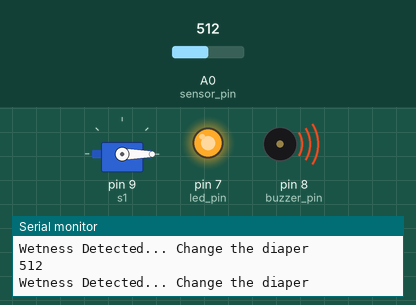
Simulated run of this sketch. Board: Arduino Uno, built with avr-gcc and run on an emulated ATmega328P. On the bench: servo, output pins drawn as LEDs (lit = HIGH), buzzer (waves = sounding, pin HIGH), the last lines printed to the serial monitor. Inputs (shaded band) come from the test bench; at power-on: A0 (sensor_pin) = 512.

Above: at 2.8 s.
2.9 s: A0 (sensor_pin) set to 105
6.4 s: A0 (sensor_pin) set to 95
At 7.25 s:
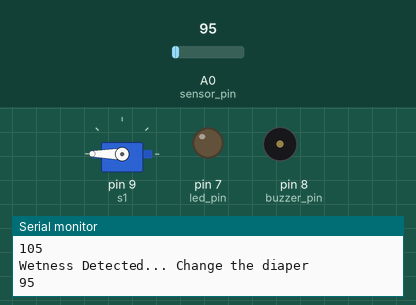
10.6 s: A0 (sensor_pin) set to 122
At 11.25 s:
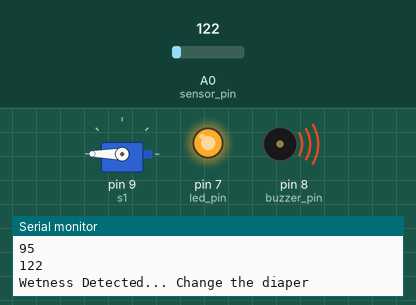
14.8 s: A0 (sensor_pin) set to 90
At 15.75 s:
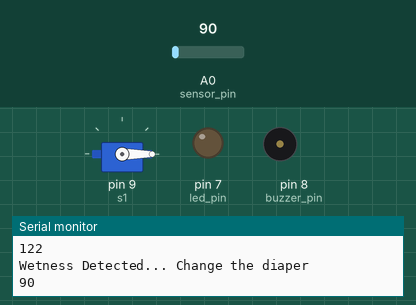
Timing chart, 0 to 19.5 s (numbered marks = the images above; inputs shaded):
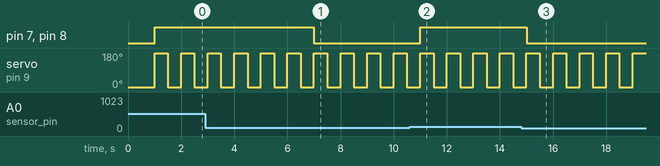

The sketch:

2OBJs.ino
```cpp
#include <Servo.h>

Servo s1;

int sensor_pin = A0;
int led_pin = 7; // Pin for LED
int buzzer_pin = 8; // Pin for Buzzer

// Timers
unsigned long previousMillisServo = 0;
unsigned long previousMillisSensor = 0;
unsigned long previousMillisBuzzer = 0;
unsigned long previousMillisCycle = 0;

const unsigned long servoInterval = 500;   // Servo oscillation delay
const unsigned long sensorInterval = 1000; // Moisture check interval
const unsigned long buzzerInterval = 1000; // Buzzer and LED active duration
const unsigned long activeDuration = 20000; // Active phase duration
const unsigned long idleDuration = 10000;  // Idle phase duration

bool isActivePhase = true;
bool servoDirection = true; // To toggle servo direction
bool buzzerActive = false;

void setup() {
  // Initialize serial communication
  Serial.begin(9600);

  // Attach the servo to pin 9
  s1.attach(9);

  // Set pin modes
  pinMode(sensor_pin, INPUT);
  pinMode(led_pin, OUTPUT);
  pinMode(buzzer_pin, OUTPUT);

  s1.write(0); // Initialize servo to 0 degrees
}

void loop() {
  unsigned long currentMillis = millis();

  // Switch between active and idle phases
  if (isActivePhase && currentMillis - previousMillisCycle >= activeDuration) {
    isActivePhase = false;
    previousMillisCycle = currentMillis;
    s1.write(0); // Stop servo in idle phase
  } else if (!isActivePhase && currentMillis - previousMillisCycle >= idleDuration) {
    isActivePhase = true;
    previousMillisCycle = currentMillis;
  }

  // Handle servo motor during active phase
  if (isActivePhase && currentMillis - previousMillisServo >= servoInterval) {
    previousMillisServo = currentMillis;
    if (servoDirection) {
      s1.write(0); // Move to 0 degrees
    } else {
      s1.write(180); // Move to 180 degrees
    }
    servoDirection = !servoDirection; // Toggle direction
  }

  // Continuous moisture detection
  if (currentMillis - previousMillisSensor >= sensorInterval) {
    previousMillisSensor = currentMillis;

    int sensor_data = analogRead(sensor_pin);
    Serial.println(sensor_data);

    if (sensor_data >= 100 && sensor_data <= 1000) {
      Serial.println("Wetness Detected... Change the diaper");
      buzzerActive = true;
      previousMillisBuzzer = currentMillis; // Start buzzer timer
    }
  }

  // Handle buzzer and LED when wetness is detected
  if (buzzerActive) {
    if (currentMillis - previousMillisBuzzer <= buzzerInterval) {
      digitalWrite(led_pin, HIGH);
      digitalWrite(buzzer_pin, HIGH);
    } else {
      digitalWrite(led_pin, LOW);
      digitalWrite(buzzer_pin, LOW);
      buzzerActive = false; // Stop the buzzer after duration
    }
  }
}
```

Measured:
- the behaviour switches between 100 and 99 on A0 (sensor_pin) (found by bisection; images 0 and 1)
- after the input at 6.4 s, pin 7 (led_pin), pin 8 (buzzer_pin): HIGH → LOW after 0.60 s
- after the input at 10.6 s, pin 7 (led_pin), pin 8 (buzzer_pin): LOW → HIGH after 0.40 s
- after the input at 14.8 s, pin 7 (led_pin), pin 8 (buzzer_pin): HIGH → LOW after 0.20 s
- by itself, servo on pin 9 (s1): alternates 180° for 0.50 s and 0° for 0.50 s
